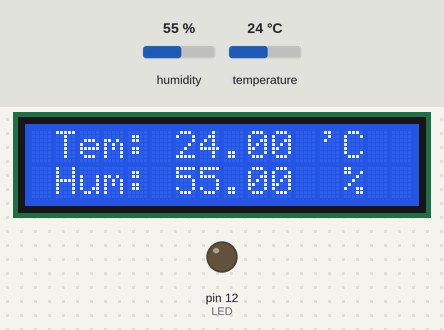
Recording of a sketch running on a simulated Arduino Uno, built with avr-gcc and run on an emulated ATmega328P. Shown: 16×2 character LCD, output pins drawn as LEDs (lit = HIGH). The inputs (shaded band) are chosen by the test bench; at power-on: temperature 24 °C, humidity 55 %.

Above: at 1.7 s.
1.8 s: temperature set to 27 °C
At 5.3 s:
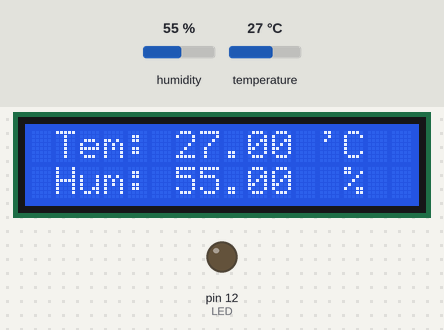
5.8 s: temperature set to 30 °C
At 7.6 s:
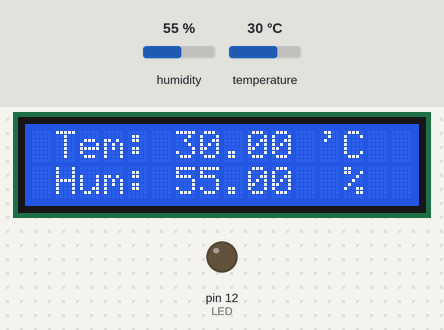
11.0 s: humidity set to 22 %
At 14.1 s:
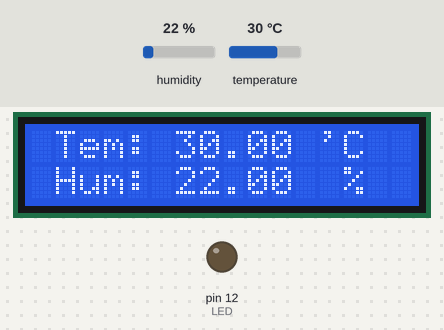
15.0 s: temperature set to 12 °C
At 17.0 s:
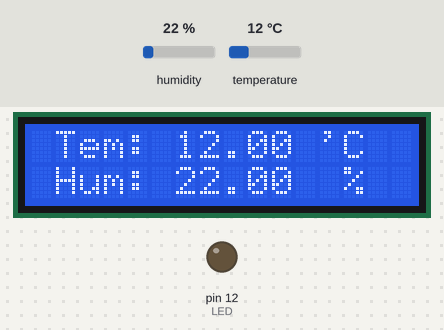
Timing chart, 0 to 18.5 s (numbered marks = the images above; inputs shaded):
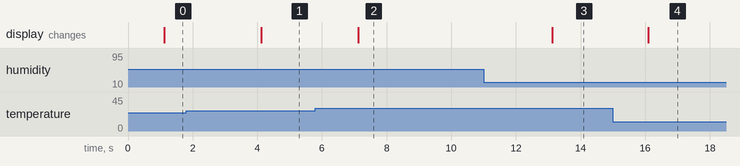

The sketch:

temp-humid.ino
```cpp
#include <Adafruit_Sensor.h>
#include <DHT.h>
#include <DHT_U.h>
#include <LiquidCrystal_I2C.h>
#include <MsTimer2.h>

int DHTPIN = 4;
int DHTTYPE = DHT11;
int LED = 12;
int next = 0;
int cur = 0;
float t = 0;
float h = 0;
int led_state = 0;
int led_ptime = 0;

DHT dht(DHTPIN, DHTTYPE);
LiquidCrystal_I2C lcd(0x27, 16, 2);


void setup() {
  // put your setup code here, to run once:
  Serial.begin(9600);
  dht.begin();
  pinMode(LED, OUTPUT);

  lcd.init();
  lcd.backlight();
  lcd.clear();

  led_ptime = millis();

  MsTimer2::set(1000, timer);
  MsTimer2::start();  //이 줄은 마지막에 쓰는 것이 좋다
}

void timer() {
  next ++;
}

void loop() {
  // put your main code here, to run repeatedly:

  if(next != cur) {
    t = dht.readTemperature();
    h = dht.readHumidity();

    if(isnan(h) || isnan(t)) {
      Serial.println("Failed to read from DHT sensor!");
      return;
    }

    lcd.setCursor(1, 0);
    lcd.print("Tem: ");
    lcd.print(t);
    lcd.println(" 'C   ");

    lcd.setCursor(1, 1);
    lcd.print("Hum: ");
    lcd.print(h);
    lcd.println("  %   ");


    cur++;
  }

  if(t >= 29 && millis() - led_ptime > 400) {
    digitalWrite(LED, led_state ^= 1);
    led_ptime = millis();
  } else digitalWrite(LED, LOW);
}
```

Measured:
- after the input at 1.8 s, the display: changes after 2.3 s (image 1)
- after the input at 5.8 s, the display: changes after 1.3 s (image 2)
- after the input at 11.0 s, the display: changes after 2.1 s (image 3)
- after the input at 15.0 s, the display: changes after 1.1 s (image 4)
